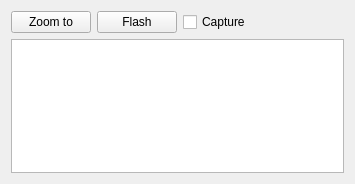
<?xml version="1.0" encoding="UTF-8"?>
<ui version="4.0">
 <class>CoordinateConversion</class>
 <widget class="QFrame" name="CoordinateConversion">
  <property name="geometry">
   <rect>
    <x>0</x>
    <y>0</y>
    <width>355</width>
    <height>184</height>
   </rect>
  </property>
  <property name="windowTitle">
   <string>Frame</string>
  </property>
  <layout class="QGridLayout" name="gridLayout">
   <item row="0" column="0">
    <widget class="QPushButton" name="zoomTo">
     <property name="text">
      <string>Zoom to</string>
     </property>
     <property name="icon">
      <iconset resource="../images/esri_arcgisruntime_toolkit_images.qrc">
       <normaloff>:/Esri/ArcGISRuntime/Toolkit/images/layer-zoom-to.svg</normaloff>:/Esri/ArcGISRuntime/Toolkit/images/layer-zoom-to.svg</iconset>
     </property>
    </widget>
   </item>
   <item row="0" column="1">
    <widget class="QPushButton" name="flash">
     <property name="text">
      <string>Flash</string>
     </property>
     <property name="icon">
      <iconset resource="../images/esri_arcgisruntime_toolkit_images.qrc">
       <normaloff>:/Esri/ArcGISRuntime/Toolkit/images/flash.svg</normaloff>:/Esri/ArcGISRuntime/Toolkit/images/flash.svg</iconset>
     </property>
    </widget>
   </item>
   <item row="0" column="2">
    <widget class="QCheckBox" name="captureMode">
     <property name="text">
      <string>Capture</string>
     </property>
     <property name="icon">
      <iconset resource="../images/esri_arcgisruntime_toolkit_images.qrc">
       <normaloff>:/Esri/ArcGISRuntime/Toolkit/images/cursor-click.svg</normaloff>:/Esri/ArcGISRuntime/Toolkit/images/cursor-click.svg</iconset>
     </property>
    </widget>
   </item>
   <item row="0" column="3">
    <spacer name="horizontalSpacer">
     <property name="orientation">
      <enum>Qt::Horizontal</enum>
     </property>
     <property name="sizeHint" stdset="0">
      <size>
       <width>55</width>
       <height>20</height>
      </size>
     </property>
    </spacer>
   </item>
   <item row="1" column="0" colspan="4">
    <widget class="QTableView" name="resultsView">
     <property name="horizontalScrollBarPolicy">
      <enum>Qt::ScrollBarAlwaysOff</enum>
     </property>
     <property name="sizeAdjustPolicy">
      <enum>QAbstractScrollArea::AdjustToContents</enum>
     </property>
     <property name="alternatingRowColors">
      <bool>true</bool>
     </property>
     <attribute name="verticalHeaderVisible">
      <bool>false</bool>
     </attribute>
    </widget>
   </item>
  </layout>
 </widget>
 <resources>
  <include location="../images/esri_arcgisruntime_toolkit_images.qrc"/>
 </resources>
 <connections/>
</ui>
